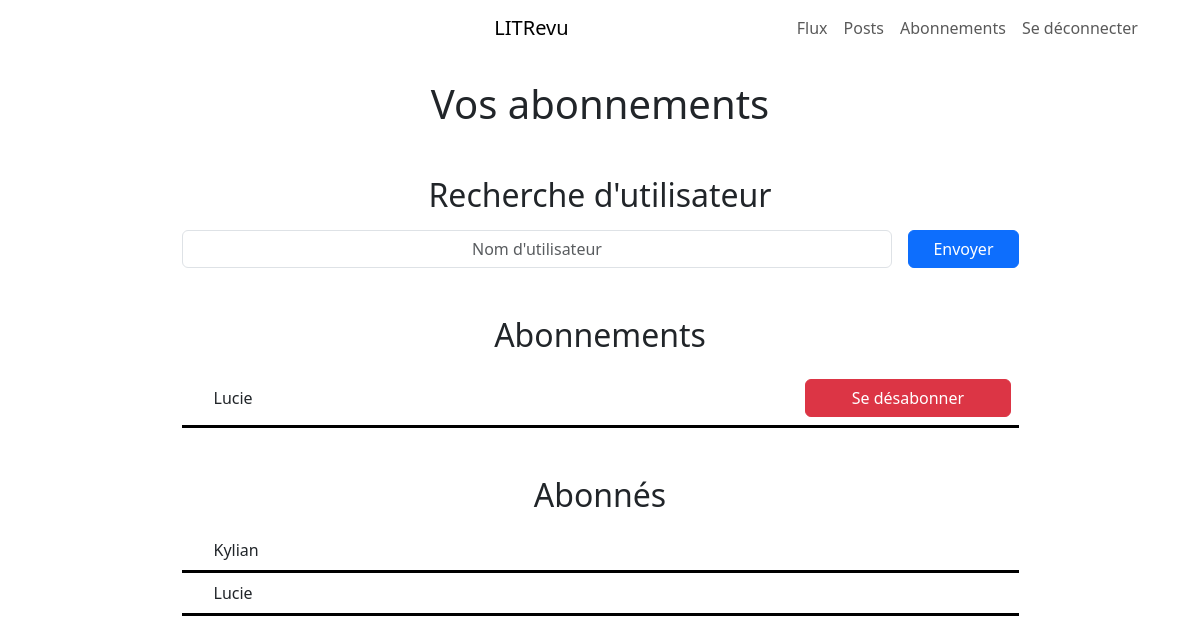
Before: /subscription/ (signed in) with the older database file.
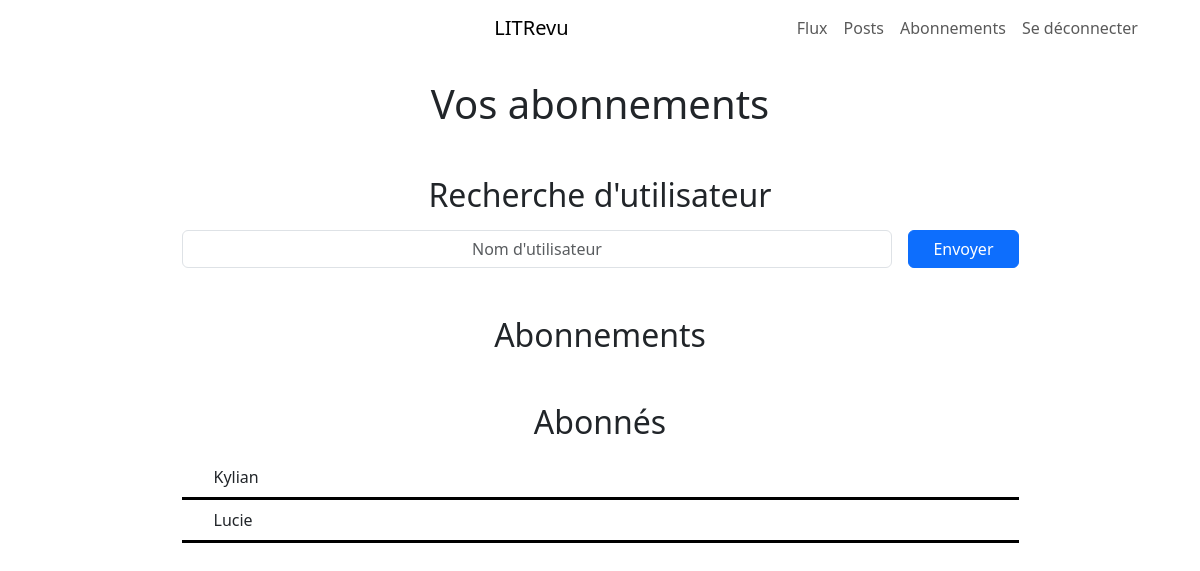
After: the same page with the newer database file.
### blog/models.py (models this page shows)
class UserFollows(models.Model):
    user = models.ForeignKey(
        to=settings.AUTH_USER_MODEL,
        on_delete=models.CASCADE,
        related_name="following",
    )
    followed_user = models.ForeignKey(
        to=settings.AUTH_USER_MODEL,
        on_delete=models.CASCADE,
        related_name="followed_by",
    )
    class Meta:
        unique_together = (
            "user",
            "followed_user",
        )

### authentication/models.py (models this page shows)
class User(AbstractUser):
    pass

### blog/views.py (the view, shortened to what this page needs)
# urls.py: path("subscription/", blog.Subscription.as_view(), name="subscription"),
class Subscription(LoginRequiredMixin, View):
    username = ""
    message = ""
    def get(self, request):
        form = UsernameForm()
        following = request.user.following.all().order_by(
            "followed_user__username"
        )
        followed_by = request.user.followed_by.all().order_by("user__username")
        context = {
            "subscription_form": form,
            "following": following,
            "followed_by": followed_by,
        }
        return render(request, "blog/subscription.html", context)

### blog/forms.py
class UsernameForm(forms.Form):
    username = forms.CharField(
        max_length=150,
        widget=forms.TextInput(
            attrs={
                "placeholder": "Nom d'utilisateur",
                "class": "form-control centered-input",
            }
        ),
        label="",  # No label
        help_text="",  # No help text
    )

### blog/templates/blog/subscription.html (shortened to what this page needs)
{% extends 'base.html' %}
{% block content %}
{% include 'partials/navbar.html' %}
<div class="container my-4">
    <div class="col-12 col-lg-9 mx-auto">
        <h1 class="text-center mb-5">Vos abonnements</h1>
        <div class="text-center">
            <h2 class="mb-3">Recherche d'utilisateur</h2>
            <form method="post" class="d-flex">
                <div class="col">
                    {{ subscription_form.username }}
                </div>
                <div class="col-auto ms-3">
                    <button type="submit" class="btn btn-primary px-4">Envoyer</button>
                </div>
            </form>
        </div>
        <div>
            <h2 class="text-center mt-5 mb-3">Abonnements</h2>
            {% for follow in following %}
            <div class="d-flex justify-content-between align-items-center border-bottom border-3 border-black p-2">
                <div class="ms-4">
                    {{ follow.followed_user.username }}
                </div>
                <a href="{% url 'unsubscribe' follow.followed_user.id %}" class="col-3 btn btn-danger">Se
                    désabonner</a>
            </div>
            {% endfor %}
        </div>
        <div class="mb-5">
            <h2 class="text-center mt-5 mb-3">Abonnés</h2>
            {% for follower in followed_by %}
            <div class="d-flex justify-content-start border-bottom border-3 border-black p-2">
                <div class="ms-4">
                    {{ follower.user.username }}
                </div>
            </div>
            {% endfor %}
        </div>
    </div>
</div>
{% endblock %}

Changed rows visible on the page:
removed UserFollows: followed_user.username "Lucie", shown under "Abonnements"
